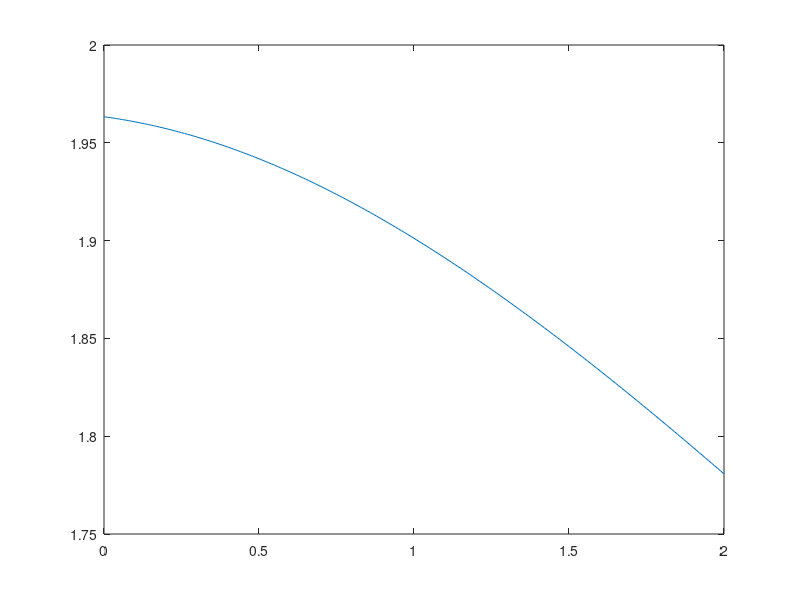
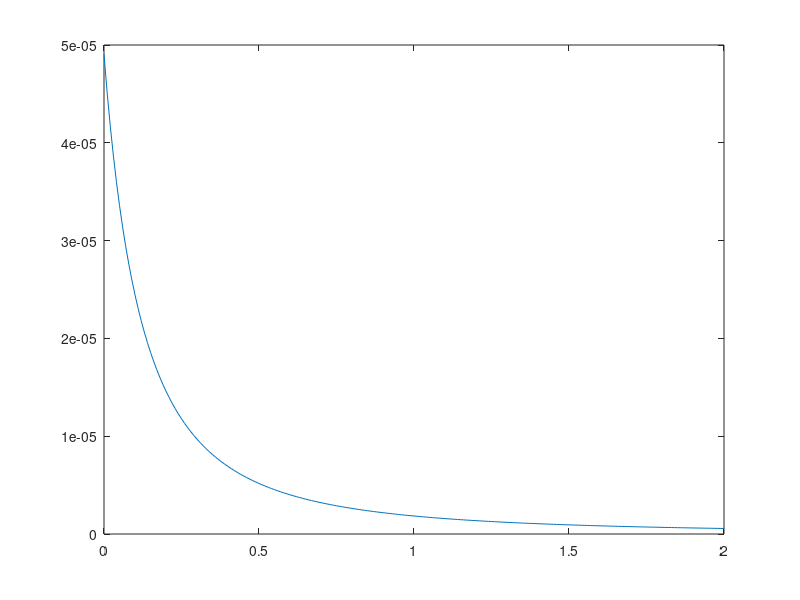

These charts were generated, in order, by the following MATLAB code:
function figure_price_information_kappa_relation

beta=[0.5,0.5];
numb_S=length(beta);
tau_0=1;
eta=[0.01,0.01];
kappa_alfa_vec=[0:0.01:2];

for cs1=1:numb_S
    for cs2=1:numb_S
        if(cs1==cs2)
            sig_ss(cs1,cs2)=beta(cs1)*beta(cs2)*tau_0 + eta(cs1);
        else
            sig_ss(cs1,cs2)=beta(cs1)*beta(cs2)*tau_0;
        end
    end
end
for cs=1:numb_S
    sig_rs(1,cs)=beta(cs)*tau_0;
end
g=sig_rs*pinv(sig_ss);
beta_bar=tau_0*(g.*beta)';
Sig_G_t=beta_bar*(beta_bar');
for cs1=1:numb_S
    for cs2=1:numb_S
        Sig_G(cs1,cs2)=(tau_0*g(cs1)*beta(cs1))*(tau_0*g(cs2)*beta(cs2));
    end
end

I_s=eye(numb_S);
i=ones(1,numb_S);
for cka=1:length(kappa_alfa_vec)
    kappa_alfa=kappa_alfa_vec(cka);    
    %m
    m{cka}=pinv(Sig_G+2*(kappa_alfa)*I_s)*Sig_G*i';   
    M=diag(m{cka});
    %H,I 0.01
    sita_onemsita=0.01/(1-0.01);    
    bunsi=(g*M*(sig_rs')*(g*M*(sig_rs'))');
    bunbo=(g*M*(sig_ss)*M*g' + (sita_onemsita^2));
    H(cka)=bunsi/bunbo;
    I(cka)=(1/2)*(log(tau_0)-log(tau_0-H(cka)));
    %H, I 0.99
    sita_onemsita=0.99/(1-0.99);
    bunsi=(g*M*(sig_rs')*(g*M*(sig_rs'))');
    bunbo=(g*M*(sig_ss)*M*g' + (sita_onemsita^2));
    H2(cka)=bunsi/bunbo;
    I2(cka)=(1/2)*(log(tau_0)-log(tau_0-H2(cka)));
end

% figure
% plot(kappa_alfa_vec,H,'-')

figure
plot(kappa_alfa_vec,I,'-')

% figure
% plot(kappa_alfa_vec,H2,'-')

figure
plot(kappa_alfa_vec,I2,'-')


